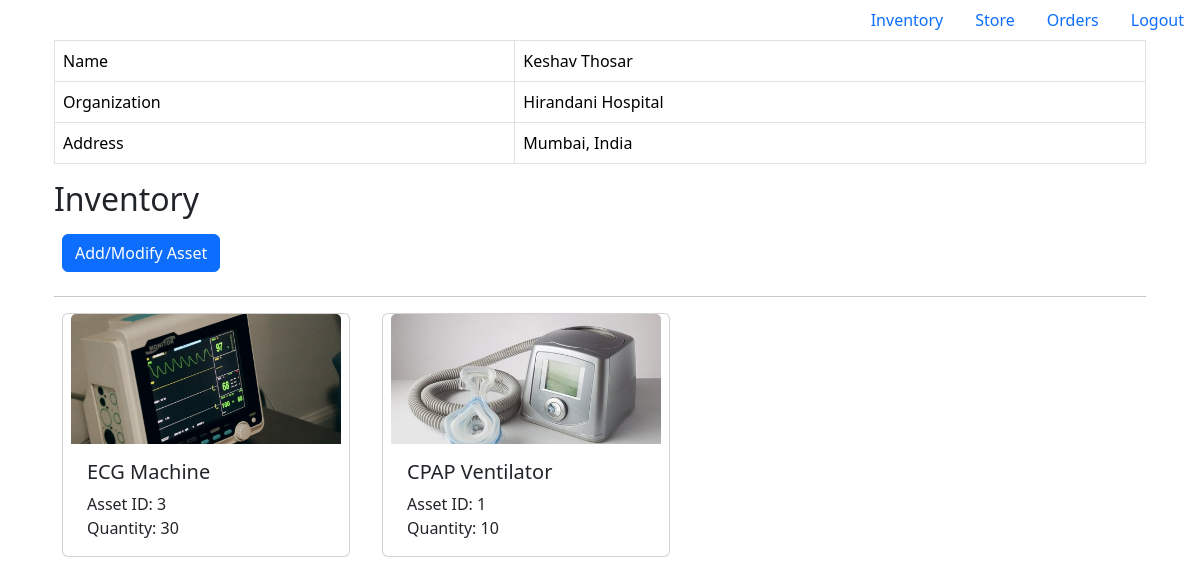
The page /app/ (signed in) on the database its author committed.
### mainapp/models.py (models this page shows, shortened)
class UserOrganization(models.Model):
    user_id = models.ForeignKey(User, on_delete=models.CASCADE)
    org_id  = models.ForeignKey(Organization, on_delete=models.CASCADE, to_field='org_id')

class Organization(models.Model):
    org_id = models.AutoField(primary_key=True)
    name = models.CharField(max_length=48)
    address = models.CharField(max_length=255)
    org_type = models.CharField(max_length=1, choices=[('H', 'Hospital'), ('S', 'Supplier')])

class OrganizationStock(models.Model):
    org_id = models.ForeignKey(Organization, on_delete=models.CASCADE, to_field='org_id')
    asset_id = models.ForeignKey(Asset, on_delete=models.CASCADE, to_field='asset_id')
    price_per_unit = models.IntegerField()
    qty_available = models.IntegerField()

class Asset(models.Model):
    asset_id = models.AutoField(primary_key=True)
    name = models.CharField(max_length=48)
    img_url = models.URLField(default='default_logo.png')

### mainapp/views.py (the view)
# urls.py: path('', views.index, name='index'),
def index(request):
    if not request.user.is_authenticated:
        return redirect('login')
    org = get_user_org(request.user)
    assets = get_org_assets(org)
    return render(request, 'index.html', {'assets': assets, 'org': org})

### mainapp/utils.py (called while the page is built)
def get_user_org(user):
    org = UserOrganization.objects.get(user_id=user.id)
    return org

def get_org_assets(org):
    assets = OrganizationStock.objects.filter(org_id=org.org_id)
    return assets

### mainapp/templates/index.html (shortened to what this page needs)
{% extends 'base.html' %}
{% load static %}
{% block content %}
<div class="container">
    <table class="table table-bordered">
        <tr>
            <td>Name</td>
            <td>{{user.first_name}} {{user.last_name}}</td>
        </tr>
        <tr>
            <td>Organization</td>
            <td>{{org.org_id.name}}</td>
        </tr>
        <tr>
            <td>Address</td>
            <td>{{org.org_id.address}}</td>
        </tr>
    </table>
    <h2>Inventory</h2>
    <div class="p-2">
        <a href="#" class="btn btn-primary" data-bs-toggle="modal" data-bs-target="#addItemModal">Add/Modify Asset</a>
    </div>
    <hr>
    <div class="row row-cols-2 row-cols-lg-5 g-2 g-lg-3">
        {% for asset in assets %}
        {% if asset.qty_available > 0 %}
        <div class="col card m-3" id="asset_{{ asset.asset_id.pk }}" data-qty-available="{{ asset.qty_available }}" data-price-per-unit="{{ asset.price_per_unit }}" style="width: 18rem;">
            <img src="{{ asset.asset_id.img_url }}" class="card-img-top" style="height: 130px; object-fit: cover;">
            <div class="card-body">
                <h5 class="card-title">{{ asset.asset_id.name }}</h5>
                <p class="card-text">
                    Asset ID: {{ asset.asset_id.pk }}<br>
                    Quantity: {{ asset.qty_available }}
                </p>
            </div>
        </div>
        {% endif %}
        {% endfor %}
    </div>
</div>
{% endblock %}

### rows shown on the page
UserOrganization: org_id.name "Hirandani Hospital", org_id.address "Mumbai, India"
OrganizationStock: asset_id.img_url (picture), asset_id.name "ECG Machine", asset_id.pk "3", qty_available "30"
OrganizationStock: asset_id.img_url (picture), asset_id.name "CPAP Ventilator", asset_id.pk "1", qty_available "10"

### other values the page prints
{{ user.first_name }} "Keshav"
{{ user.last_name }} "Thosar"
